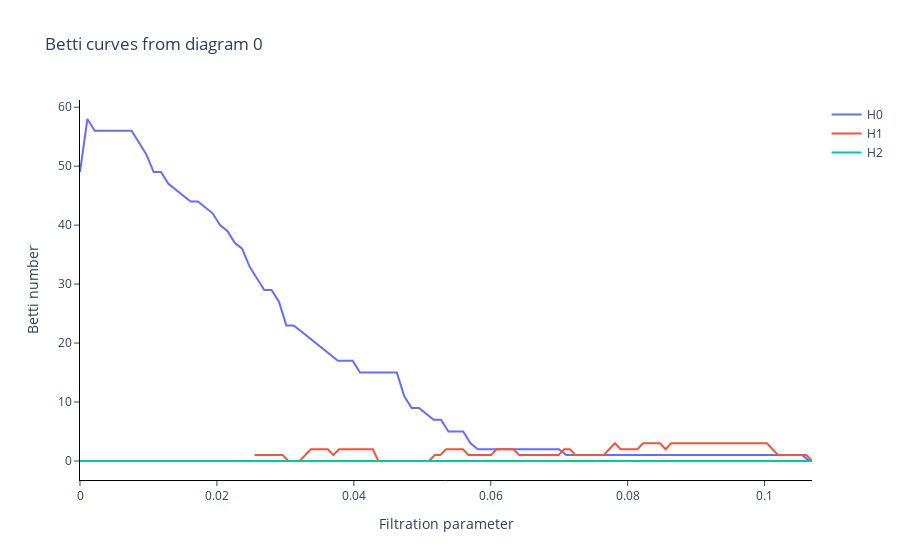

The cell this chart's notebook holds for it:
### Code cell
from gtda.diagrams import BettiCurve
BC = BettiCurve(n_bins=100,n_jobs=-1)
X_bc = BC.fit_transform_plot(X_vr)
